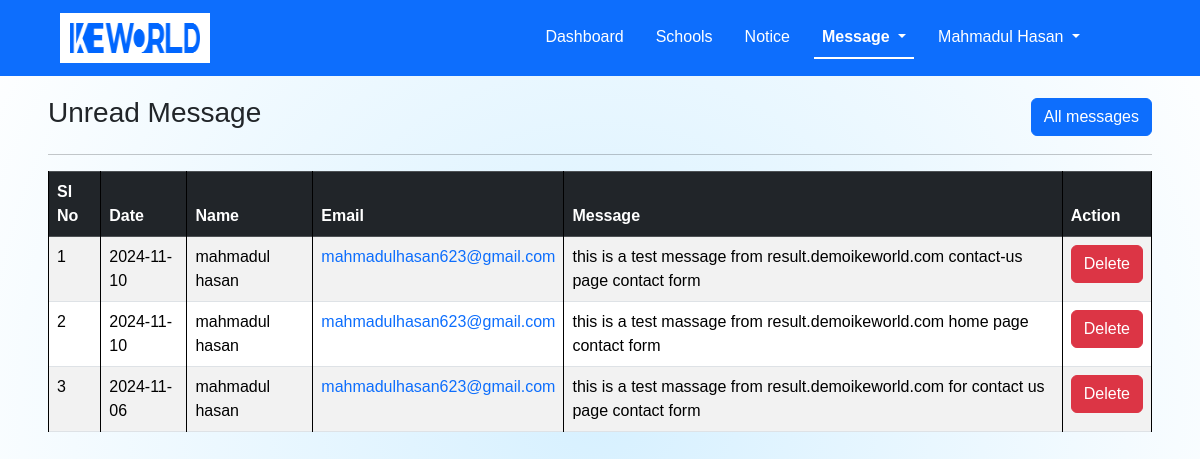
/admin/message.php (signed in), run on the app's committed database.
### tables this page shows
CREATE TABLE `contact_form` (
  `id` int(255) NOT NULL,
  `name` varchar(255) NOT NULL,
  `email` varchar(255) NOT NULL,
  `message` text NOT NULL,
  `date` date NOT NULL,
  `status` varchar(255) NOT NULL
);

### admin/message.php (the view, shortened to what this page needs)
<?php
include "../config.php";
include "header.php";
?>
<section class="m-5" style="background:none !important;">
    <div style="display: flex; justify-content: space-between; align-items: center;">
        <h3>Unread Message</h3>
        <a href="all-message.php" ><button type="button" class="btn btn-primary">All messages</button></a>
    </div>
    <hr>
    <div class="overflow-auto">
        <table class="table table-bordered table-striped ">
            <thead class="table-dark">
                <tr>
                    <th>Sl No</th>
                    <th>Date</th>
                    <th>Name</th>
                    <th>Email</th>
                    <th>Message</th>
                    <th>Action</th>
                </tr>
            </thead>
            <tbody>
                <?php
                $query = "SELECT `id`, `name`, `email`, `message`, `date` FROM `contact_form` WHERE `status` = 'active' ORDER BY `id` DESC LIMIT 10";
                $result = $conn->query($query);
                $serial_no = 1;
                if ($result->num_rows > 0) {
                    while ($row = $result->fetch_assoc()) {
                        echo '<tr>
                                <td>' . $serial_no++ . '</td>
                                <td>' . htmlspecialchars($row["date"]) . '</td>
                                <td>' . htmlspecialchars($row["name"]) . '</td>
                                <td><a href="mailto:' . htmlspecialchars($row["email"]) . '">' . htmlspecialchars($row["email"]) . '</a></td>
                                <td>' . htmlspecialchars($row["message"]) . '</td>
                                <td>
                                    <form method="POST" action="update_message.php">
                                        <input type="hidden" name="id" value="' . $row["id"] . '">
                                        <button type="submit" class="btn btn-danger" name="update_status">Delete</button>
                                    </form>
                                </td>
                              </tr>';
                    }
                } else {
                    echo '<tr><td colspan="6">No records found.</td></tr>';
                }
                ?>
            </tbody>
        </table>
    </div>
</section>
<?php include "footer.php"; ?>

### assets/style.css (style rules this page uses)
html { scroll-behavior: smooth; }
* { font-family: 'poppins', sans-serif; margin: 0; padding: 0; box-sizing: border-box; list-style: none; text-decoration: none; scroll-behavior: smooth; scroll-padding-top: 2rem; }
:root { --main-color: #647bff; --body-color: #191a34; --container-color: #171b3c2c; --heading-color: #4c4c5c7a; --box-color: #16193573; --light-box-color: #73747e73; --bg-color: #fff; --light-blue-color: #b7ece7; --light-blue-color: #d7f6f3; --light-orange-color: hsl(170, 82%, 74%); --red-color: #581c1c; }
section { padding: 3rem 0 2rem; }
a { text-decoration: none !important; }

### admin/header.php (style rules this page uses)
body { background: radial-gradient(circle, #d6f0ff, #ffffff); background-attachment: fixed; overflow-x: hidden; }

### admin/message.php (style rules this page uses)
table { width: 100%; border-collapse: collapse; }
table, th, td { border: 1px solid black; padding: 10px; text-align: left; }

### data on the page
contact_form: date "2024-11-10", name "mahmadul hasan", email "mahmadulhasan623@gmail.com", message "this is a test message from result.demoikeworld.com contact-us page contact form"
contact_form: date "2024-11-10", name "mahmadul hasan", email "mahmadulhasan623@gmail.com", message "this is a test massage from result.demoikeworld.com home page contact form"
contact_form: date "2024-11-06", name "mahmadul hasan", email "mahmadulhasan623@gmail.com", message "this is a test massage from result.demoikeworld.com for contact us page contact form"

### other printed values
$_SESSION['name'] "Mahmadul Hasan"
